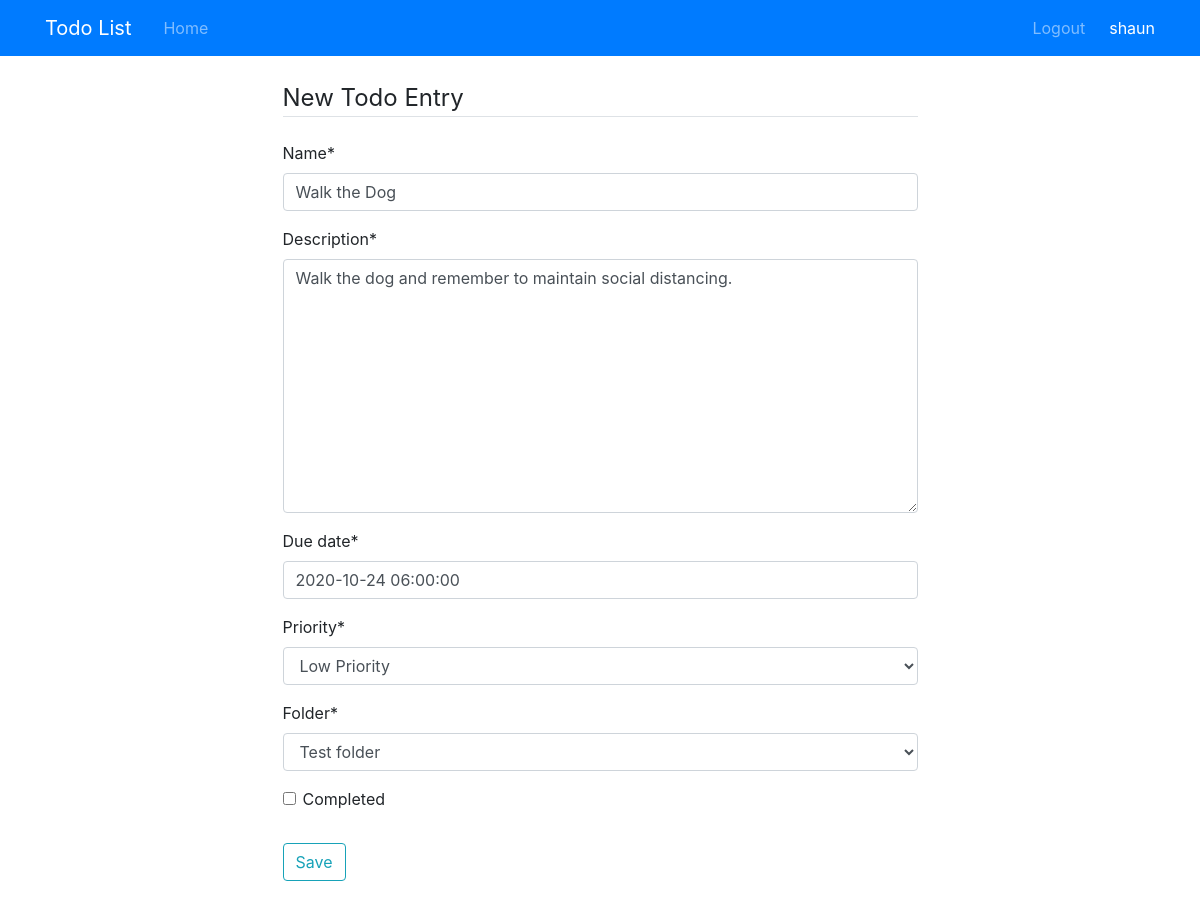
Page /entry/2/ (signed in) on the earlier database version.
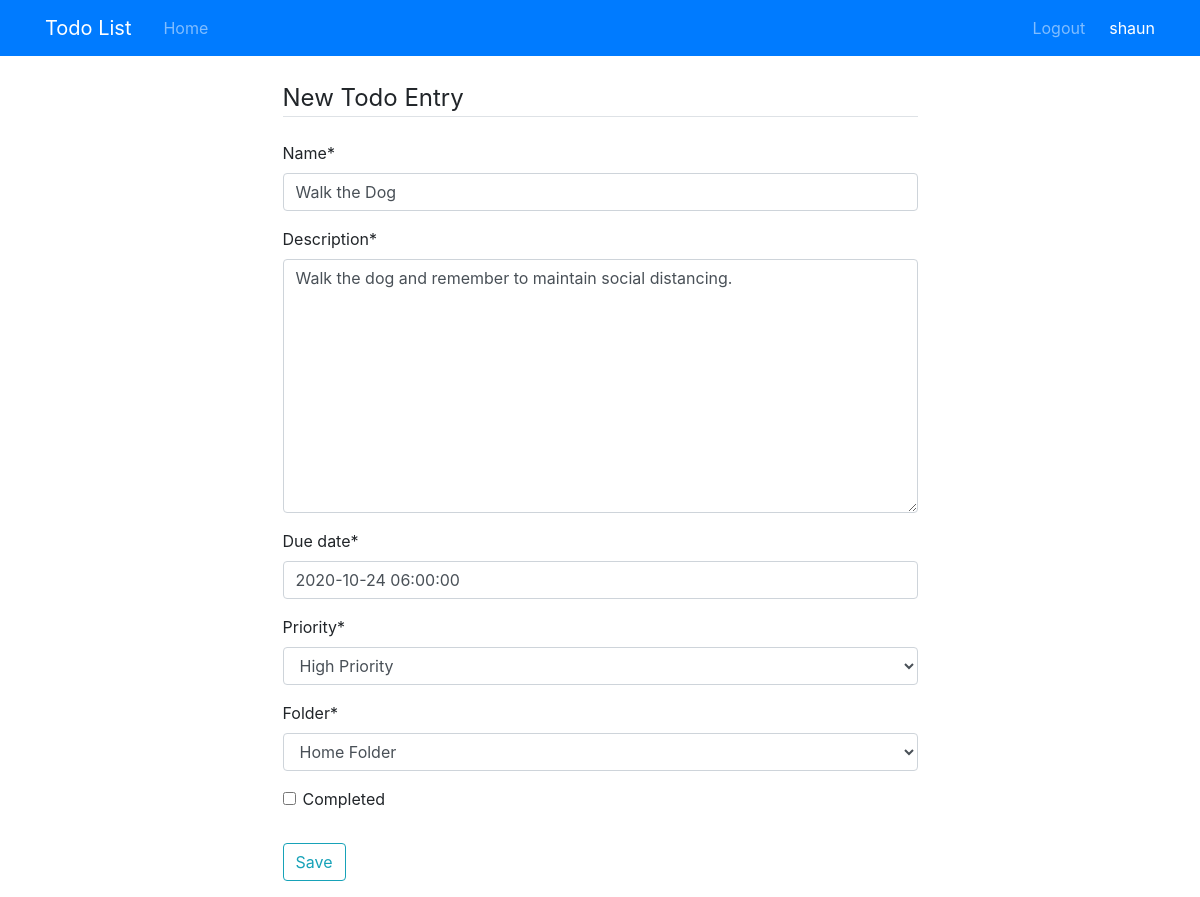
Same page on the later database version.
### todo/models.py (models this page shows, shortened)
class Entry(models.Model):
    name = models.CharField(max_length=200)
    description = models.TextField()
    date_created = models.DateTimeField(default=timezone.now)
    due_date = models.DateTimeField()
    priority = models.PositiveIntegerField(default=1, choices=PRIORITY_CHOICES)
    completed = models.BooleanField(default=False)
    folder = models.ForeignKey(Folder, on_delete=models.CASCADE)

class Folder(models.Model):
    name = models.CharField(max_length=200)
    user = models.ForeignKey(User, on_delete=models.CASCADE)
    def __str__(self):
        return self.name

### todo/views.py (the view)
# urls.py: path('entry/<int:entry_id>/', views.update_entry, name='update_entry'),
@login_required
def update_entry(request, entry_id):
    entry = get_object_or_404(Entry, pk=entry_id)
    if request.user != entry.folder.user:
        return HttpResponseForbidden()
    if request.method == 'POST':
        form = EntryCreationForm(request.user, request.POST, instance=entry)
        if form.is_valid():
            form.save()
            messages.success(request, f"Your To Do entry has been updated!")
            return redirect('todo:folder', folder_id = form.cleaned_data['folder'].id)
    else:
        form = EntryCreationForm(request.user, instance=entry)
    return render(request, "todo/entry_form.html", {'form' : form, 'entry_id':entry_id})

### todo/forms.py
class EntryCreationForm(forms.ModelForm):
    class Meta:
        model = Entry
        fields = ['name', 'description', 'due_date', 'priority', 'folder', 'completed']
    def __init__(self, user, *args, **kwargs):
        super(EntryCreationForm, self).__init__(*args, **kwargs)
        self.fields['folder'].queryset = user.folder_set

### todo/templates/todo/entry_form.html (shortened to what this page needs)
{% extends "todo/base.html" %}
{% load crispy_forms_tags %}
{% block content %}
    <div class="row">
        <div class="col-md-7 mx-auto">
            <div class="content-section">
                <form method="POST">
                    <fieldset class="form-group">
                        <legend class="border-bottom mb-4">New Todo Entry</legend>
                        {{ form|crispy }}
                    </fieldset>
                    <div class="form-group">
                        <button type="submit" class="btn btn-outline-info">Save</button>
                    </div>
                </form>
            </div>
        </div>
    </div>
{% endblock content %}

Differences in the rows shown:
changed Entry "Walk the dog and remember to maintain social distancing.": priority "Low Priority" → "High Priority"; folder "Test folder" → "Home Folder"
